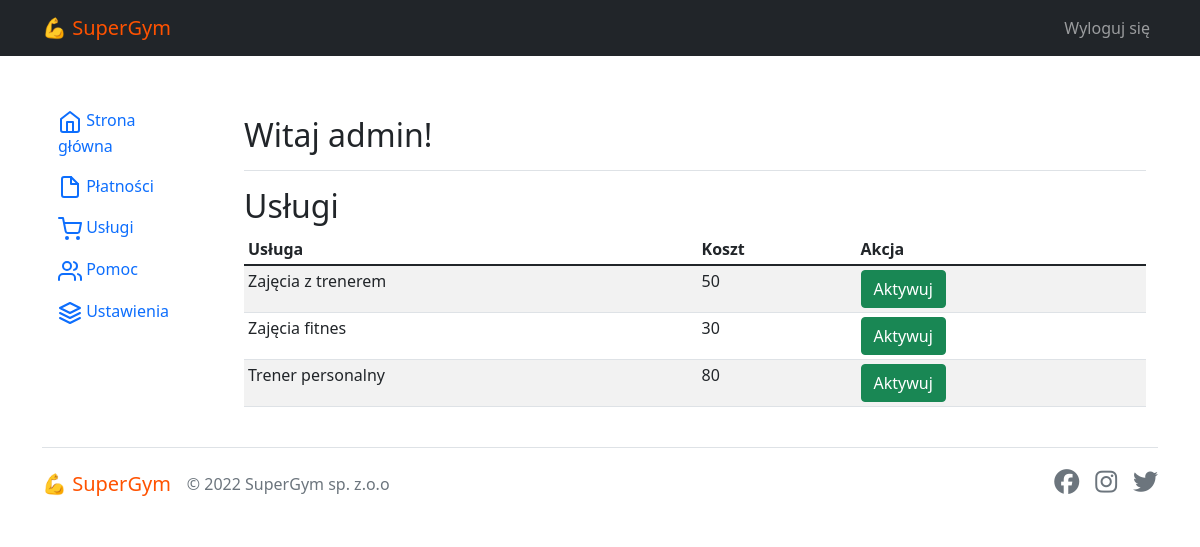
The app's page /client/panel/secrvices (signed in) with its own data.
### core/models.py (models this page shows, shortened)
class Service(models.Model):
    name = models.CharField(max_length=50)
    price = models.IntegerField()

### core/views.py (the view)
# urls.py: path('client/panel/secrvices', views.services_view, name='services'),
@login_required
def services_view(request):
    services = Service.objects.all()
    context = {
        'services': services
    }
    return render(request, 'core/services.html', context)

### core/templates/core/services.html (shortened to what this page needs)
{% extends 'base.html' %}
{% load static %}
{% block content %}
<div class="row">
{% include "core/partials/client_menu.html" %}
<main role="main" class="col-md-9 ml-sm-auto col-lg-10 pt-3 px-4">
    <div class="d-flex justify-content-between flex-wrap flex-md-nowrap align-items-center pb-2 mb-3 border-bottom">
    <h1 class="h2">Witaj {{ user }}!</h1>
    </div>
    <h2>Usługi</h2>
    <div class="table-responsive">
    <table class="table table-striped table-sm">
        <thead>
        <tr>
            <th>Usługa</th>
            <th>Koszt</th>
            <th>Akcja</th>
        </tr>
        </thead>
        <tbody>
            {% for service in services %}
        <tr>
            <td> {{ service.name }}</td>
            <td> {{ service.price }} </td>
            <td>
                <a href="{% url 'core:add_service' id=service.id %}">
                    <button class="btn btn-success">Aktywuj</button>
                </a>
            </td>
        </tr>
            {% endfor  %}
        </tbody>
    </table>
    </div>
</main>
</div>
{% endblock content %}

### core/static/css/base.css (style rules this page uses)
:root { --main: #ff5200; }

### records on screen
Service: name "Zajęcia z trenerem", price "50"
Service: name "Zajęcia fitnes", price "30"
Service: name "Trener personalny", price "80"

### other values on screen
{{ user }} "admin"
